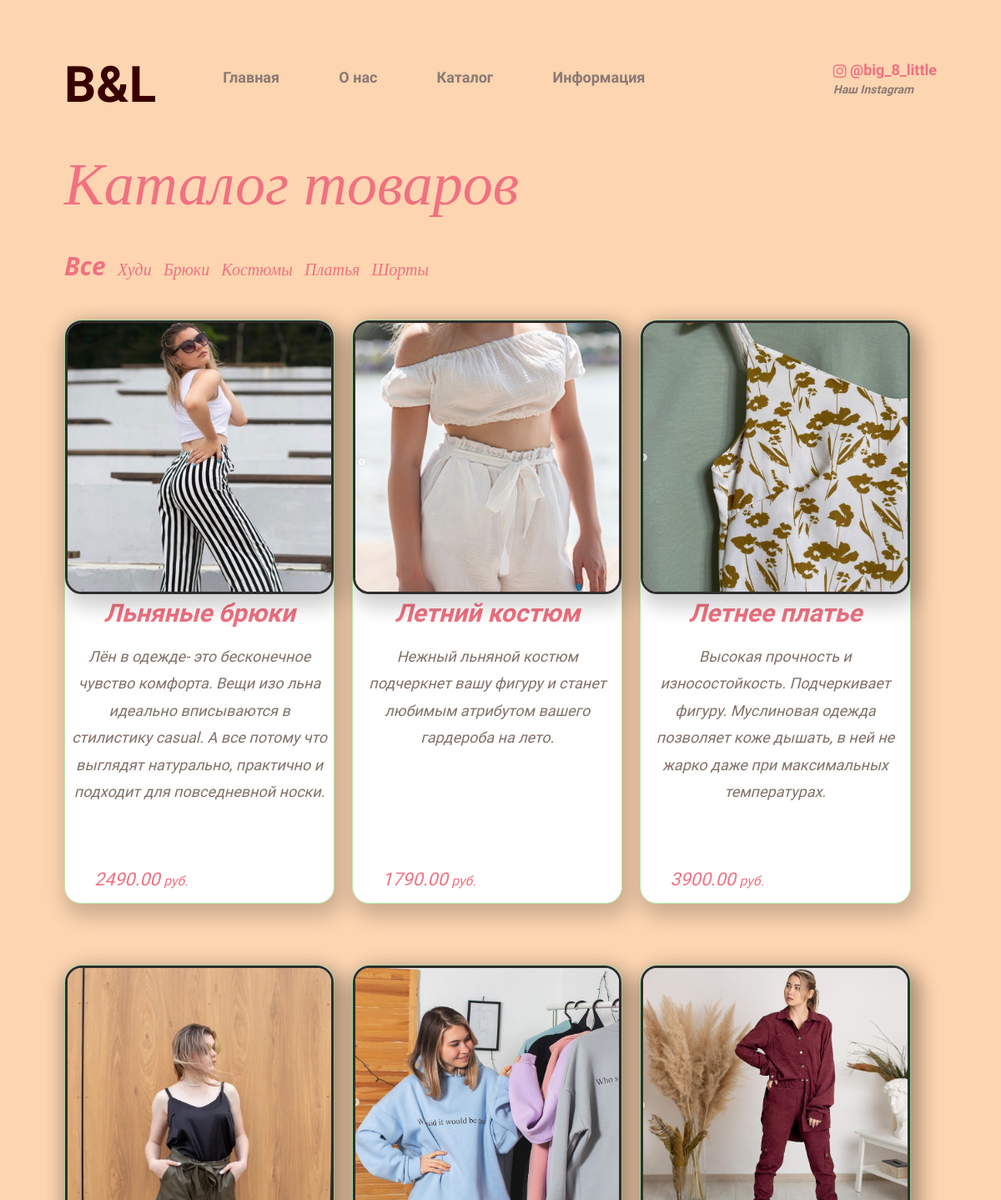
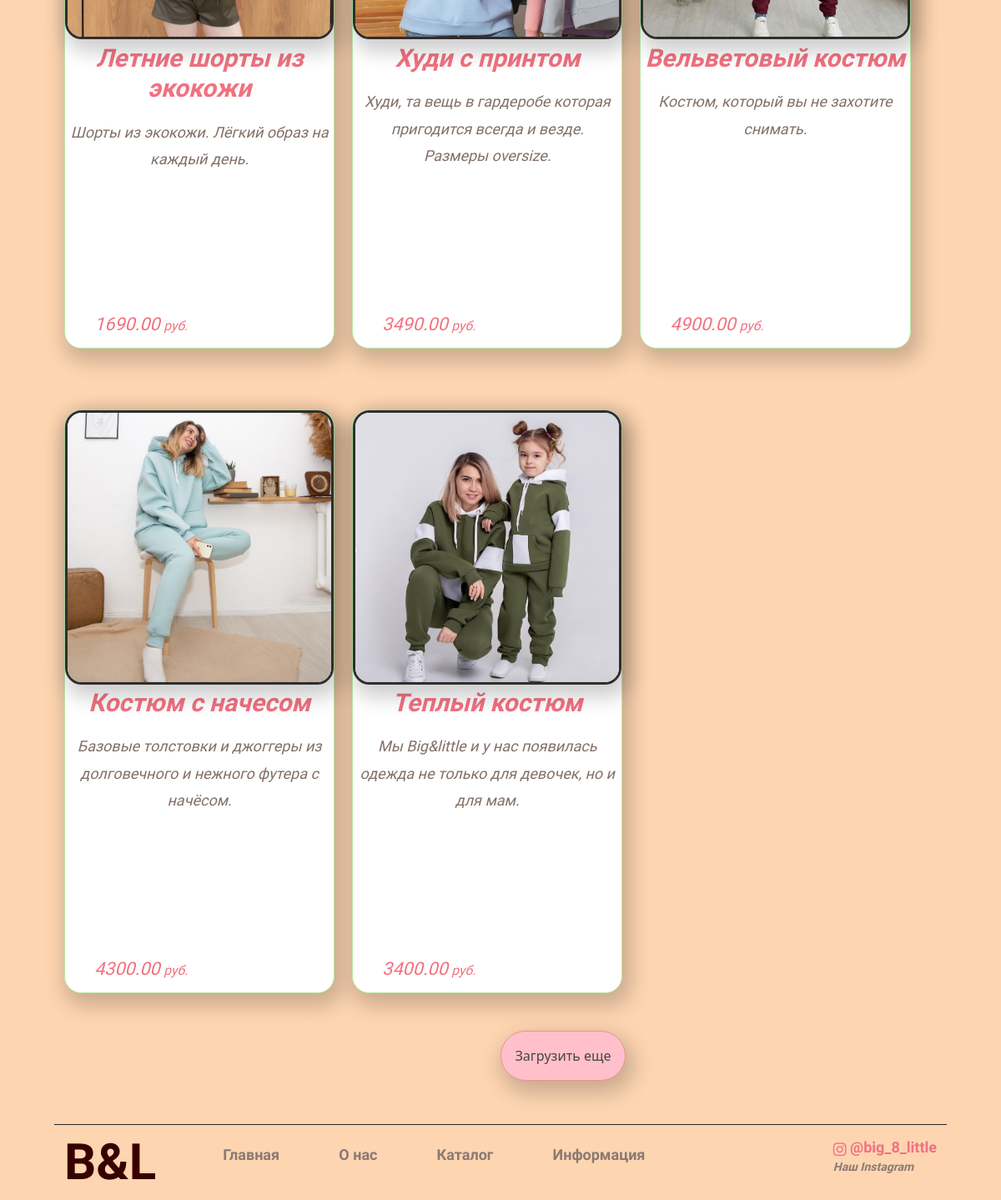
Screenshot of /products/ with the database file from the repository (2 pictures, top to bottom).
### mainapp/models.py (models this page shows, shortened)
class Category(models.Model):
    name = models.CharField(max_length=255, verbose_name='Наименование категории')
    slug = models.SlugField(unique=True)
    def get_absolute_url(self):
        return reverse('category_detail', kwargs={'category_slug': self.slug})
    class Meta:
        verbose_name = 'Категория'
        verbose_name_plural = 'Категории'

class ImageGallery(models.Model):
    content_type = models.ForeignKey(ContentType, on_delete=models.CASCADE, null=True)
    object_id = models.PositiveIntegerField()
    content_object = GenericForeignKey('content_type', 'object_id')
    image = models.ImageField(upload_to=upload_function, null=True, blank=True)
    is_main = models.BooleanField(default=False)
    class Meta:
        verbose_name = 'Галерея изображений'
        verbose_name_plural = verbose_name

class Product(models.Model):  # каркас продукта
    category = models.ForeignKey(Category, verbose_name='Категория', on_delete=models.CASCADE)
    title = models.CharField(max_length=255, verbose_name='Наименование')
    slug = models.SlugField(unique=True)
    description = models.TextField(verbose_name='Описание', null=True)
    price = models.DecimalField(max_digits=9, decimal_places=2, verbose_name='Цена')
    def get_absolute_url(self):
        return reverse('product_detail', kwargs={'category_slug': self.category.slug, 'product_slug': self.slug})
    class Meta:
        verbose_name = 'Товар'
        verbose_name_plural = 'Товары'

### mainapp/views.py (the view)
# urls.py: path('products/', ProductList, name='product_list'),
def ProductList(request):
    categories = Category.objects.all()
    products = Product.objects.all()[:9]
    images = []
    for product in products:
        images.append(get_object_or_404(ImageGallery, object_id=product.id, is_main=True))
    return render(request, 'catalog.html', locals())

### mainapp/templates/catalog.html (shortened to what this page needs)
{% extends 'base.html' %}
{% load static %}
{% block link-css %}
<link rel="stylesheet" href="{% static 'shop/css/base.css' %}">
<link rel="stylesheet" href="{% static 'shop/css/catalog.css' %}">
{% endblock %}
{% block main-content %}
<main class="container">
    <h1 class="name-wrapper">
        Каталог товаров
    </h1>
    <div class="list">
        <div class="categories">
            <ul>
                <li class="category-list"><a href="{%url 'product_list'%}" class="category-name ">Все</a></li>
                {% for category in categories %}
                <li class="category-list"><a href="{{category.get_absolute_url}}" class="category-name">{{category.name}}</a>
                </li>
                {%endfor%}
            </ul>
        </div>
        <div class="content">
            <ul class="product-list">
                {% for product in products %}
                <li class="products">
                    {% for img in images %}
                    {% if img.object_id == product.id and img.is_main %}
                    <div class="product-photo"><img src="{{img.image.url}}" alt="priv" class="prd-img"></div>
                    {% endif %}
                    {% endfor %}
                    <div class="text-product">
                        <p class="prd-name"><a href="{{product.get_absolute_url}}" class="product-name">{{product.title}}</a>
                        </p>
                        <p class="product-description">{{product.description }}</p>
                        <p class="product-price"><big>{{product.price}}</big> <small>руб.</small></p>
                    </div>
                </li>
                {% endfor%}
            </ul>
            <div class="loading">
                <button class="load-more-class" id="load-more"><a href="">Загрузить еще</a></button>
            </div>
        </div>
    </div>
</main>
{% endblock %}

### mainapp/templates/base.html (shortened to what this page needs)
{% load static %}
<!doctype html>
<html lang=ru>
<head>
    <link rel="stylesheet" href="https://cdn.jsdelivr.net/npm/bootstrap@5.1.3/dist/css/bootstrap.min.css">
    {% block link-css %}{% endblock %}
    <link rel="stylesheet"
          href="https://use.fontawesome.com/releases/v5.8.2/css/all.css">
</head>
<body>
{% block header-content %}
<header id="header" class="header">
    <div class="container">
        <nav class="nav">
            <logo class="logo">
                <a href="{%url 'base' %}">B&L</a>
            </logo>
            <menu class="menu">
                <div class="menu-nav">
                    <a href="{%url 'personal_area'%}" class="menu-link">Главная</a>
                    <a href="#about" class="menu-link">О нас</a>
                    <a href="{%url 'product_list'%}" class="menu-link">Каталог</a>
                    <a href="#information" class="menu-link">Информация</a>
                </div>
            </menu>
            <div class="instText">
                <a href="https://www.instagram.com/big_8_little/?igshid=zcw6j7z6tlz1" class="inst"><i
                        class="fab fa-instagram"></i>&nbsp;@big_8_little</a>
                <p>Наш Instagram</p>
            </div>
        </nav>
 </div>
</header>
{% endblock %}
{% block main-content %}{% endblock %}
{% block footer-content %}
<footer>
    <div class="container">
        <nav class="nav">
            <logo class="logo">
                <a href="#">B&L</a>
            </logo>
            <menu class="menu">
                <div class="menu-nav">
                    <a href="#" class="menu-link">Главная</a>
                    <a href="#about" class="menu-link">О нас</a>
                    <a href="{%url 'product_list'%}" class="menu-link">Каталог</a>
                    <a href="#information" class="menu-link">Информация</a>
                </div>
            </menu>
            <div class="instText">
                <a href="https://www.instagram.com/big_8_little/?igshid=zcw6j7z6tlz1" class="inst"><i
                        class="fab fa-instagram"></i>&nbsp;@big_8_little</a>
                <p>Наш Instagram</p>
            </div>
        </nav>
    </div>
</footer>
{% endblock %}
</body>
</html>

### static_dev/shop/css/base.css (style rules this page uses)
.header { background: #fdd5b1; padding-top: 57px; height: 100%; position: relative; }
.container { width: 1170px; margin: 0 auto; z-index: 0; }
.header a { color: #403b3b; }
.nav { align-items: center; display: flex; width: 100%; }
.logo { margin-right: 6%; left:0; }
.logo a { font-family: 'Cookie', cursive; font-weight: 900; font-size: 40px; color: #390000; text-decoration: none; }
.menu { width: 60%; text-align: center; }
.menu-nav { display: flex; align-items: center; }
.menu-nav a { white-space: nowrap; font-family: 'Exo 2', sans-serif; color: #8a7a73; text-decoration: none; font-weight: 600; margin-right: 13%; list-style: none; transition: 0.2s; padding-bottom: 3.5%; }
.inst { text-decoration: none; }
.instText { margin-left: auto; }
.instText a { font-family: 'Exo 2', sans-serif; color: #8a7a73; display: flex; align-items: center; font-weight: 900; color: #f17180; transition: transform .2s; }
.fab { padding-top: 3%; }
.instText p { font-family: 'Exo 2', sans-serif; font-weight: 900; color: #8a7a73; font-style: italic; }
.content { display: flex; }
.content p { color: #827067; font-family: 'Exo 2', sans-serif; font-style: italic; font-weight: 200; font-size: 20px; line-height: 1.8em; text-indent: 1.4em; text-align: justify; }
footer { background: #fdd5b1; }
footer .container { border-top: 1px solid; }
@media screen and (max-width: 1400px) { .menu-nav a { font-size: 19px; } }
@media screen and (max-width: 1400px) { .menu { padding-left: 100px; } }
@media screen and (max-width: 1400px) { .logo { margin-right: 0; } }
@media screen and (max-width: 1400px) { .instText a { font-size: 19px; } }
@media screen and (max-width: 1400px) { .instText p { font-size: 15px; } }
@media screen and (max-width: 1400px) { .logo a { font-size: 60px; } }
@media screen and (max-width: 1400px) { .content p { font-size: 19px; } }
@media screen and (max-width: 1200px) { .container { width: 1070px; } }
@media screen and (max-width: 1200px) { .menu { padding-left: 80px; } }
@media screen and (max-width: 1200px) { .menu-nav a { font-size: 18px; margin-right: 13%; } }
@media screen and (max-width: 1200px) { .instText a { font-size: 18px; } }
@media screen and (max-width: 1200px) { .instText p { font-size: 14px; } }
@media screen and (max-width: 1200px) { .logo a { font-size: 60px; } }
@media screen and (max-width: 1200px) { .content p { font-size: 18px; } }

### rows the page displays
Category: name "Худи"
Category: name "Брюки"
Category: name "Костюмы"
Category: name "Платья"
Category: name "Шорты"
Product: title "Льняные брюки", description "Лён в одежде- это бесконечное чувство комфорта. Вещи изо льна идеально вписываются в стилистику casual. А все потому что выглядят натурально, практично и подходит для повседневной носки.", price "2490.00"
ImageGallery: image (picture)
Product: title "Летний костюм", description "Нежный льняной костюм подчеркнет вашу фигуру и станет любимым атрибутом вашего гардероба на лето.", price "1790.00"
ImageGallery: image (picture)
Product: title "Летнее платье", description "Высокая прочность и износостойкость. Подчеркивает фигуру. Муслиновая одежда позволяет коже дышать, в ней не жарко даже при максимальных температурах.", price "3900.00"
ImageGallery: image (picture)
Product: title "Летние шорты из экокожи", description "Шорты из экокожи. Лёгкий образ на каждый день.", price "1690.00"
ImageGallery: image (picture)
Product: title "Худи с принтом", description "Худи, та вещь в гардеробе которая пригодится всегда и везде. Размеры oversize.", price "3490.00"
ImageGallery: image (picture)
Product: title "Вельветовый костюм", description "Костюм, который вы не захотите снимать.", price "4900.00"
ImageGallery: image (picture)
Product: title "Костюм с начесом", description "Базовые толстовки и джоггеры из долговечного и нежного футера с начёсом.", price "4300.00"
ImageGallery: image (picture)
Product: title "Теплый костюм", description "Мы Big&little и у нас появилась одежда не только для девочек, но и для мам.", price "3400.00"
ImageGallery: image (picture)
